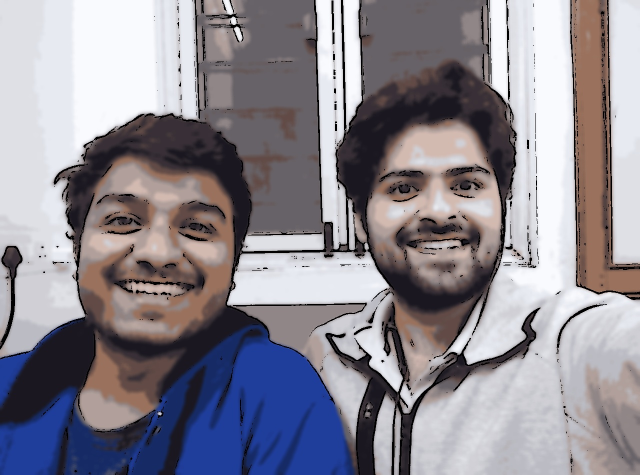
#> input picture server/src/cartoon.jpg, 1280 x 950 px (shown at 1/2 size)
$ python -i filters.py   (imports and definitions only)
#> lines starting #> are read from the running program, lines starting #| are printed output that depends on the picture; after the words box and inside, x2 and y2 are one past the last pixel; in counts of white or black regions, pixels touching at a corner belong together
import cv2
import numpy as np
import matplotlib.pyplot as plt
import random


# '''test files'''
# img = plt.imread("me_and_advait.jpeg",cv2.IMREAD_UNCHANGED)
# plt.imshow(img)
# plt.show()


# [161 lines left out: functions specs, get_edges, multieffects, pencilpro, pencillight, groupcolor, not called in this run]


def ColourQuantization(image, K=9):
#> called with K = 9
    img1 = image.copy()
    try:
        Z = image.reshape((-1, 3))
        Z = np.float32(Z)
        criteria = (cv2.TERM_CRITERIA_EPS + cv2.TERM_CRITERIA_MAX_ITER, 100, 0.001)
        compactness, label, center = cv2.kmeans(Z, K, None, criteria, 1, cv2.KMEANS_RANDOM_CENTERS)
#> compactness = 493192889.7; center = [[51.5, 44.4, 51.63], [24.64, 43.69, 100.6], [30.87, 61.01, 152.2], [94.98, 77.3, 75.1], [200.8, 197.4, 201.3], [161.3, 147.5, 145.3], [122.9, 104.8, 100.9], [17.77, 14.87, 21.16], [233.1, 234.2, 239.9]]
        center = np.uint8(center)
#> center = [[51, 44, 51], [24, 43, 100], [30, 61, 152], [94, 77, 75], [200, 197, 201], [161, 147, 145], [122, 104, 100], [17, 14, 21], [233, 234, 239]]
        res = center[label.flatten()]
        res2 = res.reshape((image.shape))
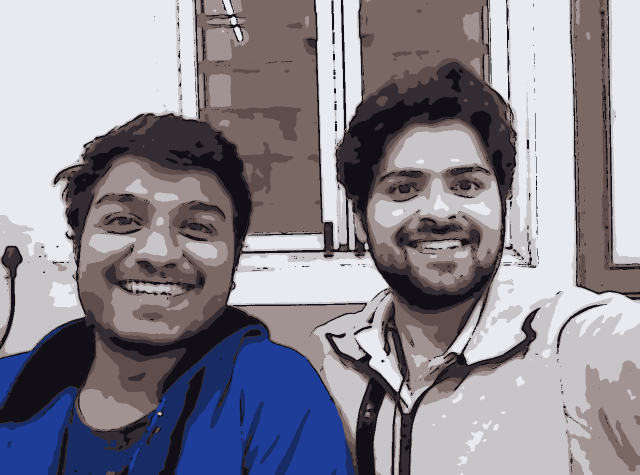
#> res2: shape (950, 1280, 3) (shown at 1/2 size); mean R, G, B 140, 136.1, 145.6
        # cv2.cvtColor(res2, cv2.COLOR_RGB2BGR)
        return res2
    except Exception as e:
        print("Some Error Occured in ColourQuantization: ", e)
        return img1


#to get countours
def Countours(image):
    img1 = image.copy()
    try:
        contoured_image = image
        gray = cv2.cvtColor(contoured_image, cv2.COLOR_BGR2GRAY)
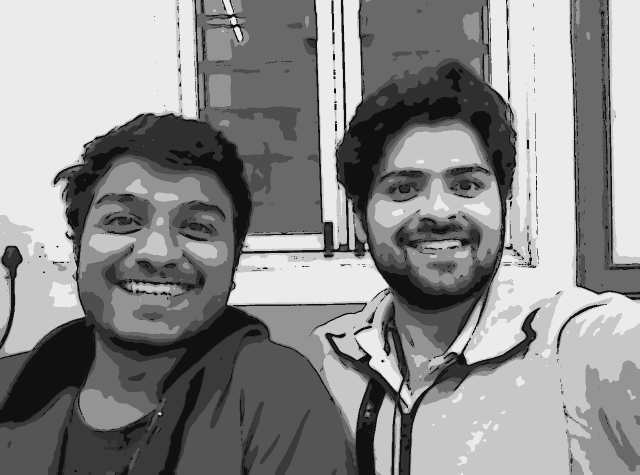
#> gray: shape (950, 1280) (shown at 1/2 size); min 16, max 235, mean 139.4
        edged = cv2.Canny(gray, 200, 200)
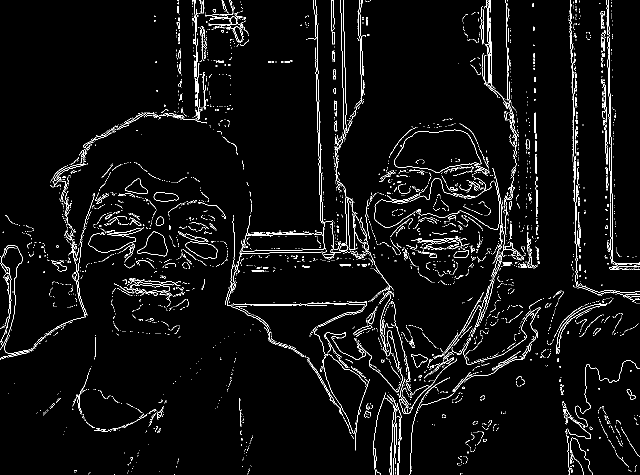
#> edged: shape (950, 1280) (shown at 1/2 size); 3.7% white in thin lines or dots
        contours, hierarchy = cv2.findContours(edged, cv2.RETR_EXTERNAL, cv2.CHAIN_APPROX_NONE)[-2:]
#> contours = 4042 contours, 3966 with area under 20; largest, box (x1, y1, x2, y2) and area: (788, 259, 963, 345) 10462, (274, 462, 335, 513) 1704, (370, 483, 435, 518) 1422, (250, 357, 295, 388) 736, (307, 384, 357, 404) 690
        cv2.drawContours(contoured_image, contours, contourIdx=-1, color=6, thickness=1)
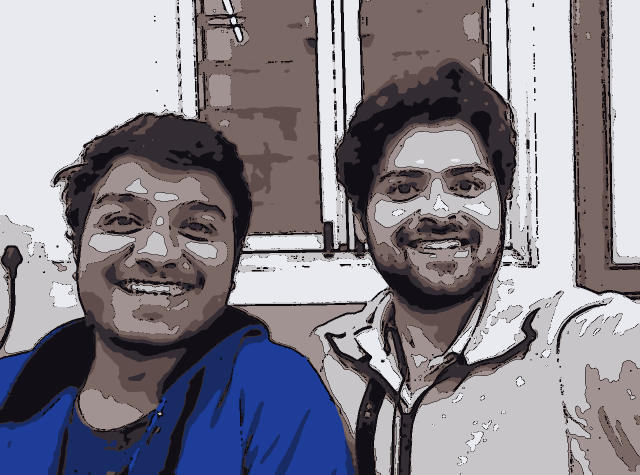
#> contoured_image: shape (950, 1280, 3) (shown at 1/2 size); 3.67% of pixels changed, all inside (x1, y1, x2, y2) = (0, 0, 1280, 950)
        # cv2.cvtColor(contoured_image, cv2.COLOR_RGB2BGR)
        return contoured_image
    except:
        print("Some Error Occured in Contours")
        return img1


def cartoon2(image):
    # image = cv2.imread("person1.jpeg")
    img1 = image.copy()
    try:
        coloured = ColourQuantization(image)
        contoured = Countours(coloured)
        #Restored Color
        final_image = cv2.cvtColor(contoured, cv2.COLOR_RGB2BGR)
        #SavingTheFinalImage
        filename = 'cartoon_final.jpg'
        # Using cv2.imwrite() method
        # Saving the image
        cv2.imwrite(filename, final_image)
        return final_image
    except Exception as e:
        print("Some Error Occured in Contours: ", e)
        return img1


# [59 lines left out: functions shift, lostintheworlds, not called in this run]
# [8 lines of commented-out code are left out]

>>> import cv2
>>> picture = cv2.cvtColor(cv2.imread('cartoon.jpg'), cv2.COLOR_BGR2RGB)
>>> result = cartoon2(picture)
